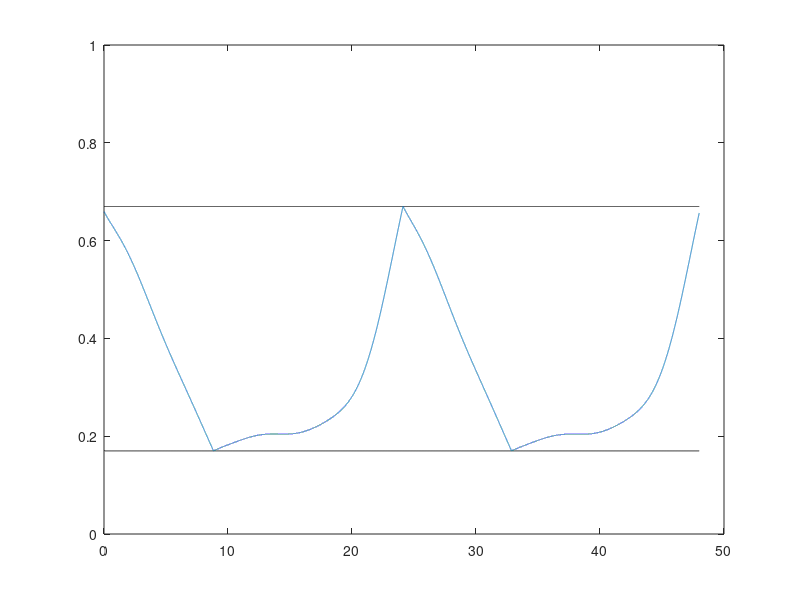

MATLAB code for this plot: (Note: this script raises an error after producing the figure.)
%parameters
dt= 0.001; %time step
T=48; %Total time (hours)
t= 0:dt:T;


%Circadian process equation

alpha= -0.6;%alpha is a phase shift that specifies the distance from the circadian max.
%alpha chosen so switch from sleep to wake occurs at appropriate time
omega= 2*pi/24;
a= -0.22; %amplitude of the sine wave
C=a*(0.97*sin(omega*(t-alpha))+0.22*sin(2*omega*(t-alpha))+0.07*sin(3*omega*(t-alpha))+0.03*sin(4*omega*(t-alpha))+0.001*sin(5*omega*(t-alpha)));


%lower threshold parameters
H0minus = 0.17;
H0plus= 0.67;
Hminus = H0minus*ones(size(t));
Hplus= H0plus*ones(size(t));



%Homeostatic process (H) parameters
tau_s= 4.2; %sleep time constant-leads to faster dissipation of sleep pressure
tau_w= 18.2; %awake time constant- slower build up of sleep pressure 
U_t =1; %U_t is the upper asymptote i.e the value H would reach if no switch to sleep occured
H0= 0.6;





% initialize H before the loop
H= zeros(size(t));
H(1)=H0;
wake = 0;

I=zeros(size(t));
I(1)=H(1)-C(1);

for i=2:length(t)

    if wake==1 
        Hnew = U_t+(H(i-1)-U_t)*exp(-dt/tau_w); %when awake update Hnew with wake equation
    elseif wake==0
        Hnew = H(i-1) * exp(-dt/tau_s); %when asleep update Hnew with sleep equation 
    end

    if Hplus(i)>Hnew-C(i) %S-C is below upper limit
        if Hminus(i)<Hnew-C(i)
            H(i) = Hnew; %if S-C is above the lower limit then S-C is same as one before 
            I(i)=H(i)-C(i);
        else
            wake = 1; %if its below then you must need to switch from alseep to awake
            H(i)=U_t+(H(i-1)-U_t)*exp(-dt/tau_w); 
            I(i)=H(i)-C(i);
        end
    else
        wake = 0; 
        H(i)=H(i-1) * exp(-dt/tau_s);
        I(i) = H(i)-C(i); %otherwise only sleep when already asleep 
    end

end 

%defining shaded region
sleep=(zeros(size(t)));
sleep(1)= 1;
for i=2:length(t)
    if H(i) == H(i-1) * exp(-dt/tau_s) % if asleep
        sleep(i) = 1; % mark as asleep
    else
        sleep(i) = 0; % mark as awake
    end
end

% Define x coordinates for sleep periods
x_rect1 = [];
x_rect2 = [];

for i = 1:length(t)
x_rect1([1, 4])= 0;
    if sleep(i+1) == 0 && sleep(i) == 1 % First time waking up
        x_rect1([2,3]) = t(i);
        if length(x_rect1) == 4 %Only keep pairs of start and end times
            break; % Exit loop if we have two pairs
        end
    end 
end 


for i=9000:length(t)
if sleep(i+1) == 1 && sleep(i) == 0 % First time entering sleep
        x_rect2([1,4]) = t(i);
    elseif sleep(i+1) == 0 && sleep(i) == 1 % First time waking up
        x_rect2([2,3]) = t(i);
        if length(x_rect2) == 4 %Only keep pairs of start and end times
            break; % Exit loop if we have two pairs
        end
    end
end

y_rect1= [1,1,0,0];
y_rect2= [1,1,0,0];

%Plotting results 
close all;

plot(t, Hplus, 'black');
hold on
plot(t, Hminus, 'black')
hold on
plot(t,I,linewidth=2)
ylim([0,1])
yticks('')
xlim([0,48])
xticks(0:12:48)
xlabel('Time (hours)','FontSize',30)
ylabel('Performance')
set(gca, 'FontSize', 50); 
hold on
fill(x_rect1,y_rect1,'k','FaceAlpha',0.1)
fill(x_rect2,y_rect2,'k','FaceAlpha',0.1)
legend('','','S(t)-C(t)','sleep','','Fontsize',40,'Location','Northeast')
hold off
